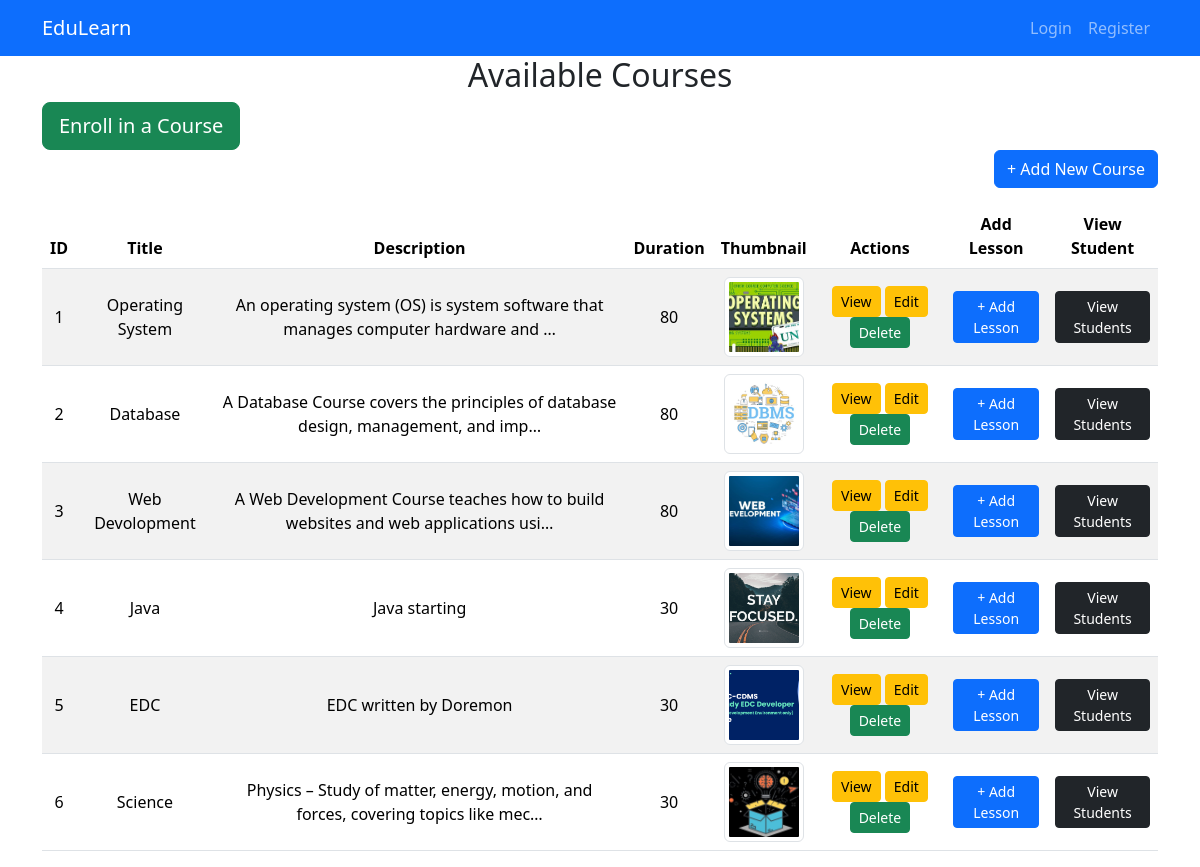
Screenshot of /course/ with the database file from the repository.
### course/models.py (models this page shows, shortened)
class Course(models.Model):
    title = models.CharField(max_length=200)
    description = models.TextField()
    duration = models.IntegerField(help_text="Duration in hours")
    thumbnail = models.ImageField(upload_to='course_thumbnails/', null=True, blank=True)
    created_at = models.DateTimeField( default=timezone.now)

### course/views.py (the view)
# urls.py: path('', views.CourseListView.as_view(),name="home"),
class CourseListView(ListView):
    model = Course
    template_name = 'courses/home.html'
    context_object_name = 'courses'
    def get_queryset(self):
        return Course.objects.all()

### course/templates/courses/home.html (shortened to what this page needs)
{% extends "courses/base.html" %}
{% block content %}
    <div class="table-container">
        <h2 class="text-center">Available Courses</h2>
        <div class="text-left">
            <a href="{% url 'enroll_student' %}" class="btn btn-success btn-lg">Enroll in a Course</a>
        </div>
        <div class="text-end mb-3">
            <a href="{% url 'course_create' %}" class="btn btn-primary">+ Add New Course</a>
        </div>
        <table class="table table-hover table-striped text-center align-middle">
            <thead>
                <tr>
                    <th>ID</th>
                    <th>Title</th>
                    <th>Description</th>
                    <th>Duration</th>
                    <th>Thumbnail</th>
                    <th>Actions</th>
                    <th>Add Lesson</th>
                    <th>View Student</th>
                </tr>
            </thead>
            <tbody>
                {% for course in courses %}
                <tr>
                    <td>{{ course.id }}</td>
                    <td>{{ course.title }}</td>
                    <td class="course-description">{{ course.description|truncatechars:80 }}</td>
                    <td>{{ course.duration }}</td>
                    <td>
                        <img src="{{ course.thumbnail.url }}" alt="Course Thumbnail" class="img-thumbnail" style="width: 80px; height: 80px; object-fit: cover;">
                    </td>
                    <td>
                        <a href="{% url 'course_detail' course.id %}" class="btn btn-warning btn-sm">View</a>
                        <a href="{% url 'course_update' course.id %}" class="btn btn-warning btn-sm">Edit</a>
                        <form action="{% url 'course_delete' course.id %}" method="post" style="display:inline;">
                            <button type="submit" class="btn btn-success btn-sm" onclick="return confirm('Are you sure you want to delete this course?')">Delete</button>
                        </form>
                    </td>
                    <td>
                        <a href="{% url 'lesson_create' course.id %}" class="btn btn-primary btn-sm">+ Add Lesson</a>
                    </td>
                    <td>
                        <a href="{% url 'view_students' course.id %}" class="btn btn-dark btn-sm">View Students</a>
                    </td>
                </tr>
                {% empty %}
                <tr>
                    <td colspan="8" class="text-center">No courses available.</td>
                </tr>
                {% endfor %}
            </tbody>
        </table>
    </div>
{% endblock content %}

### templates/courses/base.html (shortened to what this page needs)
{% load static %}
<!DOCTYPE html>
<html lang="en">
<head>
    <link rel="stylesheet" href="{% static 'css/bootstrap.min.css' %}">
</head>
<body>
    <nav class="navbar navbar-expand-lg navbar-dark bg-primary">
        <div class="container">
            <a class="navbar-brand" href="{% url "home" %}">EduLearn</a>
            <div class="collapse navbar-collapse" id="navbarNav">
                <ul class="navbar-nav ms-auto">
                    {% if user.is_authenticated %}
                        <li class="nav-item"><a class="nav-link" href="{% url 'profile' %}">Profile</a></li>
                        <li class="nav-item"><a class="nav-link" href="{% url 'logout' %}">Logout</a></li>
                    {% else %}
                        <li class="nav-item"><a class="nav-link" href="{% url 'login' %}">Login</a></li>
                        <li class="nav-item"><a class="nav-link" href="{% url 'register' %}">Register</a></li>
                    {% endif %}
                </ul>
            </div>
        </div>
    </nav>
    <div class="container">
        {% block content %}
        {% endblock %}
    </div>
</body>
</html>

### rows the page displays
Course: id "1", title "Operating System", description "An operating system (OS) is system software that manages computer hardware and …", duration "80", thumbnail (picture)
Course: id "2", title "Database", description "A Database Course covers the principles of database design, management, and imp…", duration "80", thumbnail (picture)
Course: id "3", title "Web Devolopment", description "A Web Development Course teaches how to build websites and web applications usi…", duration "80", thumbnail (picture)
Course: id "4", title "Java", description "Java starting", duration "30", thumbnail (picture)
Course: id "5", title "EDC", description "EDC written by Doremon", duration "30", thumbnail (picture)
Course: id "6", title "Science", description "Physics – Study of matter, energy, motion, and forces, covering topics like mec…", duration "30", thumbnail (picture)
